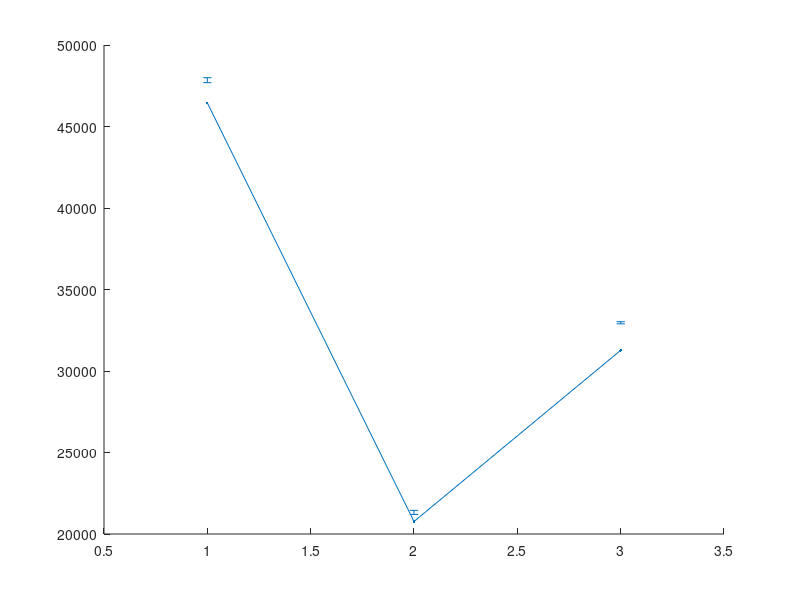

Write MATLAB code to recreate this figure. (Note: this script raises an error after producing the figure.)
% x1=[ 11200.5  12608.3   12235.2    11996.6   12730.7        ]
% x2= [  33298.0  33375.9   33311.3   34379.5    33999.8 ]
% x3=[42701.0   43847.7   42172.4  42172.4   42116.8  ]
% x4=[48619.0  45990.2   45977.6   47662.5   45977.6  ]
% y=[1 2 3 4]
% av = [mean(x1) mean(x2) mean(x3) mean(x4) ]
% va = [std(x1) std(x2) std(x3) std(x4) ]
% yneg=[min(x1)-mean(x1) min(x2)-mean(x2) min(x3)-mean(x3) min(x4)-mean(x4)]
% ypos=[max(x1)-mean(x1) max(x2)-mean(x2) max(x3)-mean(x3) max(x4)-mean(x4)]
% errorbar(y,av,yneg,ypos,'.-','LineWidth',1.5)
% xlabel("thread number")
% ylabel("bandwidth (MB/s)")
x4=[ 44894.9  45883.3    46949.0   47689.6 46808.2  ]
x5=[21019.5 20332.9 20418.9 20610.8 21450.8]
x6=[32894.9 31904.9 30922.9 31110.7 29514.0]
y=[1 2 3 ]
av = [mean(x4) mean(x5) mean(x6) ]
va = [std(x4) std(x5) std(x6) ]
yneg=[min(x4)-mean(x4) min(x5)-mean(x5) min(x6)-mean(x6) ]
ypos=[max(x4)-mean(x4) max(x5)-mean(x5) max(x6)-mean(x6) ]
errorbar(y,av,yneg,ypos,'.-','LineWidth',1.5)
ylabel("bandwidth (MB/s)")